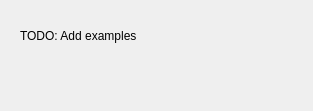
<?xml version="1.0" encoding="UTF-8"?>
<ui version="4.0">
 <class>ExamplesView</class>
 <widget class="QWidget" name="ExamplesView">
  <property name="geometry">
   <rect>
    <x>0</x>
    <y>0</y>
    <width>313</width>
    <height>111</height>
   </rect>
  </property>
  <property name="windowTitle">
   <string>QuickCut Examples</string>
  </property>
  <widget class="QLabel" name="label">
   <property name="geometry">
    <rect>
     <x>20</x>
     <y>10</y>
     <width>221</width>
     <height>51</height>
    </rect>
   </property>
   <property name="text">
    <string>TODO: Add examples</string>
   </property>
  </widget>
 </widget>
 <layoutdefault spacing="6" margin="11"/>
 <resources/>
 <connections/>
</ui>
